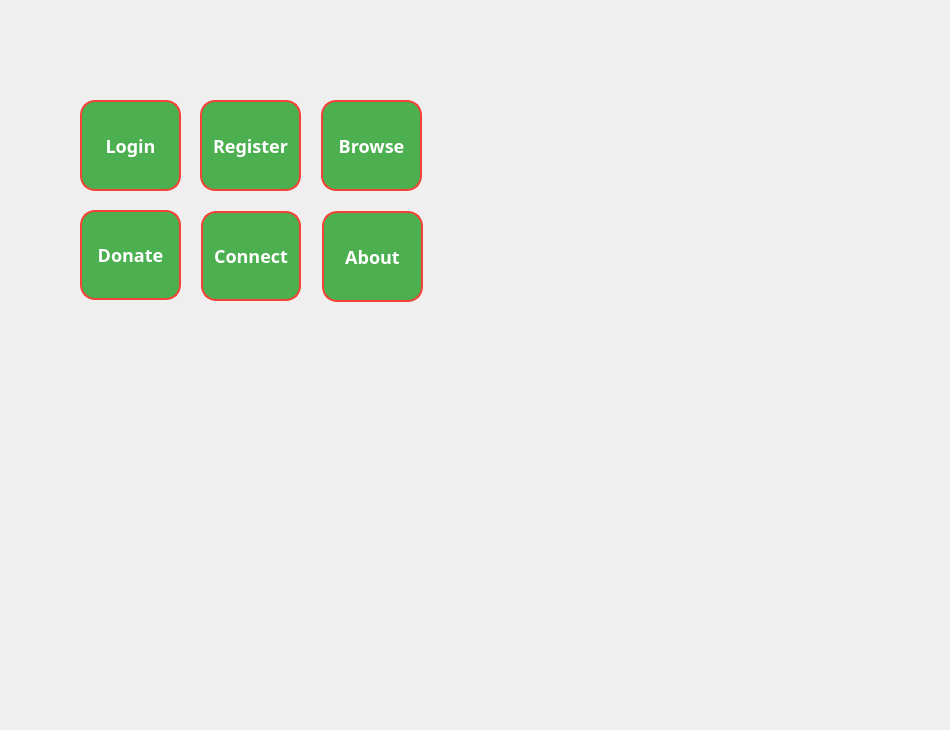
<?xml version="1.0" encoding="UTF-8"?>
<ui version="4.0">
 <class>Dialog</class>
 <widget class="QDialog" name="Dialog">
  <property name="geometry">
   <rect>
    <x>0</x>
    <y>0</y>
    <width>950</width>
    <height>730</height>
   </rect>
  </property>
  <property name="minimumSize">
   <size>
    <width>950</width>
    <height>730</height>
   </size>
  </property>
  <property name="maximumSize">
   <size>
    <width>950</width>
    <height>730</height>
   </size>
  </property>
  <property name="windowTitle">
   <string>Dialog</string>
  </property>
  <property name="autoFillBackground">
   <bool>false</bool>
  </property>
  <property name="styleSheet">
   <string notr="true">QDialog#Dialog{
background: url(C:/Users/ARYA/Desktop/CoSc/College/S4/DBMS/DBMS Project/Images/mbg.png) center;
}</string>
  </property>
  <widget class="QPushButton" name="login">
   <property name="geometry">
    <rect>
     <x>80</x>
     <y>100</y>
     <width>101</width>
     <height>91</height>
    </rect>
   </property>
   <property name="styleSheet">
    <string notr="true">QPushButton{
  text-align: center;
  text-decoration: none;
  outline: none;
  color: #fff;
  background-color: #4CAF50;
  border: none;
  border-radius: 15px;
  border: 2px solid #f44336;
  font-family: Lexend Deca;
  font-weight: bold;
  font-size: 18px;
}

QPushButton:hover{
background-color: #3e8e41;
}

QPushButton:pressed{
border: 3px solid #f44336;
}</string>
   </property>
   <property name="text">
    <string>Login</string>
   </property>
  </widget>
  <widget class="QPushButton" name="connect">
   <property name="geometry">
    <rect>
     <x>201</x>
     <y>211</y>
     <width>100</width>
     <height>90</height>
    </rect>
   </property>
   <property name="styleSheet">
    <string notr="true">QPushButton{
  text-align: center;
  text-decoration: none;
  outline: none;
  color: #fff;
  background-color: #4CAF50;
  border: none;
  border-radius: 15px;
  border: 2px solid #f44336;
  font-family: Lexend Deca;
  font-weight: bold;
  font-size: 18px;
}

QPushButton:hover{
background-color: #3e8e41;
}

QPushButton:pressed{
border: 3px solid #f44336;
}</string>
   </property>
   <property name="text">
    <string>Connect</string>
   </property>
  </widget>
  <widget class="QPushButton" name="reg">
   <property name="geometry">
    <rect>
     <x>200</x>
     <y>100</y>
     <width>101</width>
     <height>91</height>
    </rect>
   </property>
   <property name="styleSheet">
    <string notr="true">QPushButton{
  text-align: center;
  text-decoration: none;
  outline: none;
  color: #fff;
  background-color: #4CAF50;
  border: none;
  border-radius: 15px;
  border: 2px solid #f44336;
  font-family: Lexend Deca;
  font-weight: bold;
  font-size: 18px;
}

QPushButton:hover{
background-color: #3e8e41;
}

QPushButton:pressed{
border: 3px solid #f44336;
}</string>
   </property>
   <property name="text">
    <string>Register</string>
   </property>
  </widget>
  <widget class="QPushButton" name="browse">
   <property name="geometry">
    <rect>
     <x>321</x>
     <y>100</y>
     <width>101</width>
     <height>91</height>
    </rect>
   </property>
   <property name="styleSheet">
    <string notr="true">QPushButton{
  text-align: center;
  text-decoration: none;
  outline: none;
  color: #fff;
  background-color: #4CAF50;
  border: none;
  border-radius: 15px;
  border: 2px solid #f44336;
  font-family: Lexend Deca;
  font-weight: bold;
  font-size: 18px;
}

QPushButton:hover{
background-color: #3e8e41;
}

QPushButton:pressed{
border: 3px solid #f44336;
}</string>
   </property>
   <property name="text">
    <string>Browse</string>
   </property>
  </widget>
  <widget class="QPushButton" name="about">
   <property name="geometry">
    <rect>
     <x>322</x>
     <y>211</y>
     <width>101</width>
     <height>91</height>
    </rect>
   </property>
   <property name="styleSheet">
    <string notr="true">QPushButton{
  text-align: center;
  text-decoration: none;
  outline: none;
  color: #fff;
  background-color: #4CAF50;
  border: none;
  border-radius: 15px;
  border: 2px solid #f44336;
  font-family: Lexend Deca;
  font-weight: bold;
  font-size: 18px;
}

QPushButton:hover{
background-color: #3e8e41;
}

QPushButton:pressed{
border: 3px solid #f44336;
}</string>
   </property>
   <property name="text">
    <string>About</string>
   </property>
  </widget>
  <widget class="QPushButton" name="donate">
   <property name="geometry">
    <rect>
     <x>80</x>
     <y>210</y>
     <width>101</width>
     <height>90</height>
    </rect>
   </property>
   <property name="styleSheet">
    <string notr="true">QPushButton{
  text-align: center;
  text-decoration: none;
  outline: none;
  color: #fff;
  background-color: #4CAF50;
  border: none;
  border-radius: 15px;
  border: 2px solid #f44336;
  font-family: Lexend Deca;
  font-weight: bold;
  font-size: 18px;
}

QPushButton:hover{
background-color: #3e8e41;
}

QPushButton:pressed{
border: 3px solid #f44336;
}</string>
   </property>
   <property name="text">
    <string>Donate</string>
   </property>
  </widget>
  <widget class="QLabel" name="fact">
   <property name="geometry">
    <rect>
     <x>8</x>
     <y>0</y>
     <width>681</width>
     <height>51</height>
    </rect>
   </property>
   <property name="styleSheet">
    <string notr="true">QLabel{
font-family: Lexend Deca;
font-size: 18px;
color: brown;

}</string>
   </property>
   <property name="text">
    <string/>
   </property>
  </widget>
 </widget>
 <resources/>
 <connections/>
</ui>
